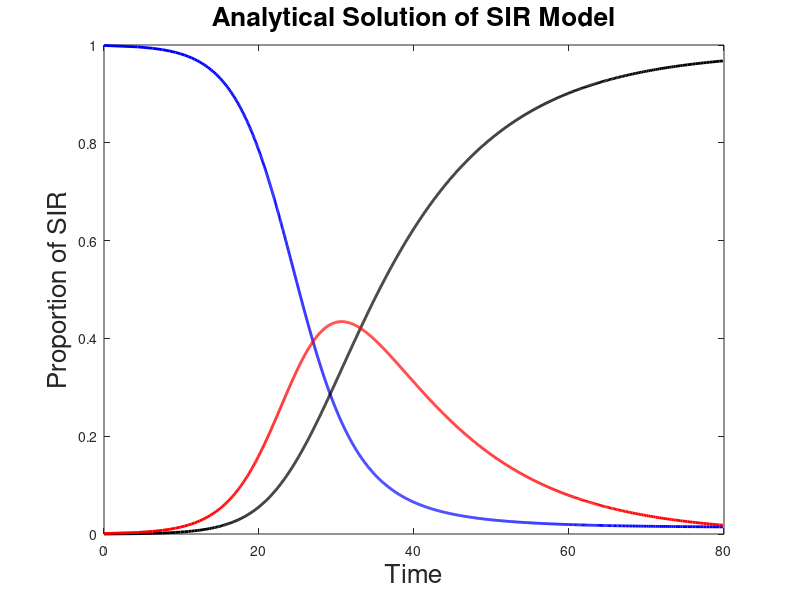

Source code (MATLAB):
%% Programa para graficar Modelo SIR exacto
% Author: Diego Herrera
% Date: 14 - 09 - 20

%% Limpiar workspace
clear all; close all; clc;

OutputDataFile = 'Figures/Punto1B.pdf';

%% Definicion de Funciones Importantes
% Parametros del modelo
R0 = 0.0; S0 = 0.999; I0 = 0.001;
gamma = 0.08; beta = 0.35; rho = gamma/beta;
% Variables de solucion analitica
u = logspace(log(0.155),log(1.0),1500);  % variable u de la solucion analitica
S = @(x) S0 * x;                        % Definicion de Susceptibles
R = @(x) R0 - rho * log(x);             % Definicion de Recuperados
I = @(x) 1 - S(x) - R(x);               % Definicion de integral Infectados
tinteg = @(x) 1.0 ./ beta .* 1.0 ./(x .* I(x));
t = @(x) integral(tinteg,x,1);  % Definicion de infectados

%% Calculo variables modelo
Sdata = S(u);
Rdata = R(u);
Idata = I(u);
tdata = zeros(1,length(u));
for idx = 1:length(u)
    tdata(idx) = t(u(idx));
end

%% Realiza graficas
myplot = figure(1);
inrange = (tdata >= 0) & (tdata <= 80);
plot(tdata(inrange),Sdata(inrange),'LineWidth',2.0,'Color','b'); hold on;
plot(tdata(inrange),Rdata(inrange),'LineWidth',2.0,'Color','k'); hold on;
plot(tdata(inrange),Idata(inrange),'LineWidth',2.0,'Color','r'); hold on;
%% Control aspect of graphics
xlabel('Time','FontSize',19);
ylabel('Proportion of SIR','FontSize',19);
title('Analytical Solution of SIR Model','FontSize',19);
%% Save graphic
exportgraphics(myplot,OutputDataFile,'ContentType','vector');
